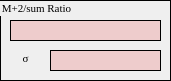
   <widget class="QGroupBox" name="uipanel17">
    <property name="geometry">
     <rect>
      <x>1290</x>
      <y>420</y>
      <width>171</width>
      <height>81</height>
     </rect>
    </property>
    <property name="font">
     <font>
      <family>Times New Roman</family>
      <pointsize>8</pointsize>
      <weight>50</weight>
      <italic>false</italic>
      <bold>false</bold>
     </font>
    </property>
    <property name="styleSheet">
     <string notr="true">border: 1px solid black;</string>
    </property>
    <property name="title">
     <string>M+2/sum Ratio</string>
    </property>
    <widget class="QLabel" name="Mplustwosumratio">
     <property name="geometry">
      <rect>
       <x>10</x>
       <y>20</y>
       <width>151</width>
       <height>21</height>
      </rect>
     </property>
     <property name="font">
      <font>
       <family>Times New Roman</family>
       <pointsize>8</pointsize>
       <weight>50</weight>
       <italic>false</italic>
       <bold>false</bold>
      </font>
     </property>
     <property name="styleSheet">
      <string notr="true">background-color: rgb(238, 204, 204);</string>
     </property>
     <property name="text">
      <string/>
     </property>
     <property name="alignment">
      <set>Qt::AlignCenter</set>
     </property>
    </widget>
    <widget class="QLabel" name="Mplustwosumstandard_error">
     <property name="geometry">
      <rect>
       <x>50</x>
       <y>50</y>
       <width>111</width>
       <height>21</height>
      </rect>
     </property>
     <property name="font">
      <font>
       <family>Times New Roman</family>
       <pointsize>8</pointsize>
       <weight>50</weight>
       <italic>false</italic>
       <bold>false</bold>
      </font>
     </property>
     <property name="styleSheet">
      <string notr="true">background-color: rgb(238, 204, 204);</string>
     </property>
     <property name="text">
      <string/>
     </property>
     <property name="alignment">
      <set>Qt::AlignCenter</set>
     </property>
    </widget>
    <widget class="QLabel" name="text43">
     <property name="geometry">
      <rect>
       <x>10</x>
       <y>50</y>
       <width>31</width>
       <height>16</height>
      </rect>
     </property>
     <property name="font">
      <font>
       <family>Times New Roman</family>
       <pointsize>8</pointsize>
       <weight>50</weight>
       <italic>false</italic>
       <bold>false</bold>
      </font>
     </property>
     <property name="styleSheet">
      <string notr="true">border: None;</string>
     </property>
     <property name="text">
      <string>σ</string>
     </property>
     <property name="alignment">
      <set>Qt::AlignCenter</set>
     </property>
    </widget>
   </widget>
